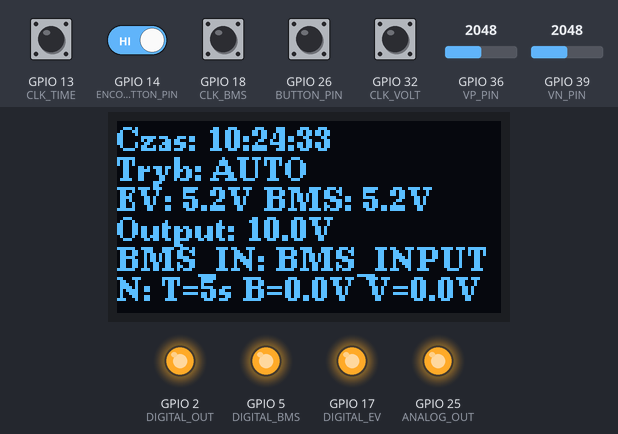
Bench run of a sketch on a simulated ESP32. On the bench: 128×64 one-colour display, output pins drawn as LEDs (lit = HIGH). The test bench sets the inputs (shaded band); at power-on: GPIO 13 (CLK_TIME), GPIO 14 (ENCODER_BUTTON_PIN), GPIO 18 (CLK_BMS), GPIO 26 (BUTTON_PIN), GPIO 32 (CLK_VOLT) HIGH, GPIO 36 (VP_PIN) = 2048, GPIO 39 (VN_PIN) = 2048. The local clock reads 2024-03-15 10:24:30 at power-on unless the sketch sets it.

Above: at 3.2 s.
3.3 s: GPIO 14 (ENCODER_BUTTON_PIN) driven LOW
At 4.8 s:
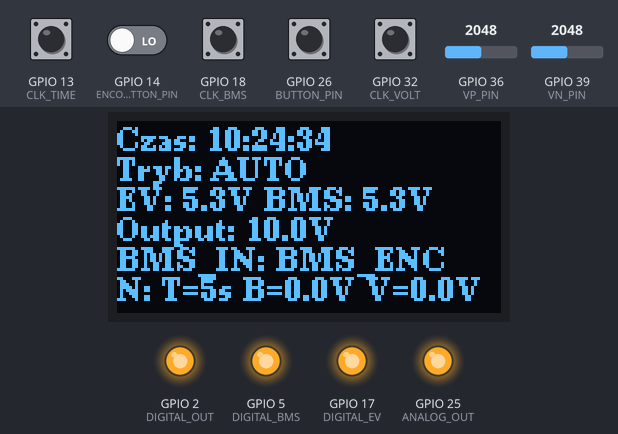
6.3 s: GPIO 26 (BUTTON_PIN) pulled LOW for 0.15 s
At 7.8 s:
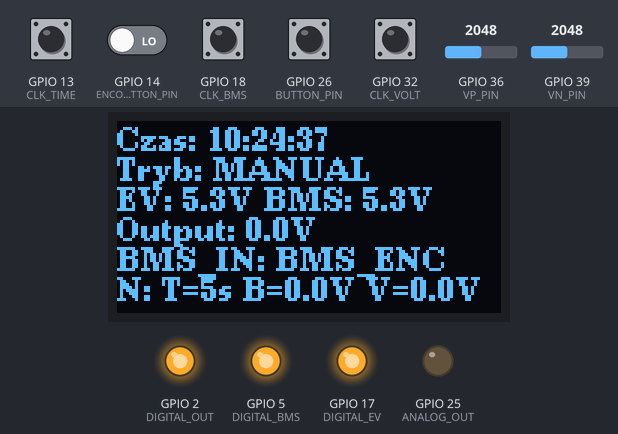
9.4 s: GPIO 36 (VP_PIN) set to 0
At 11.8 s:
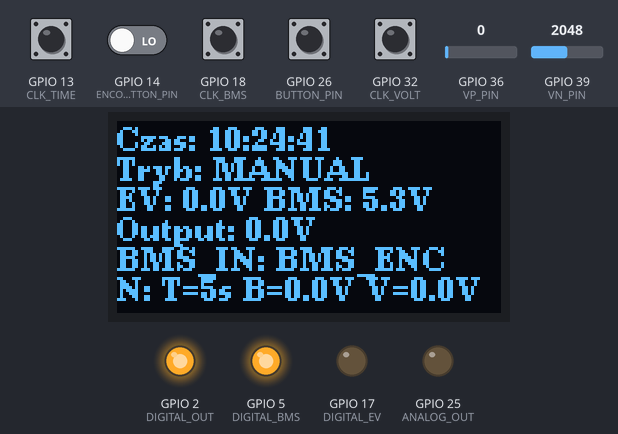
12.4 s: GPIO 39 (VN_PIN) set to 0
At 14.8 s:
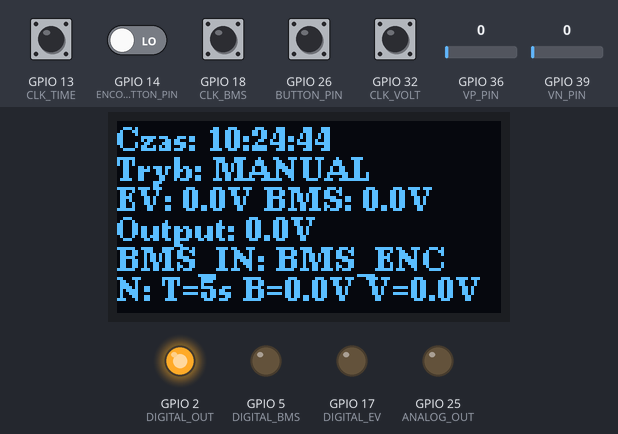
15.4 s: GPIO 36 (VP_PIN) set to 140
At 16.8 s:
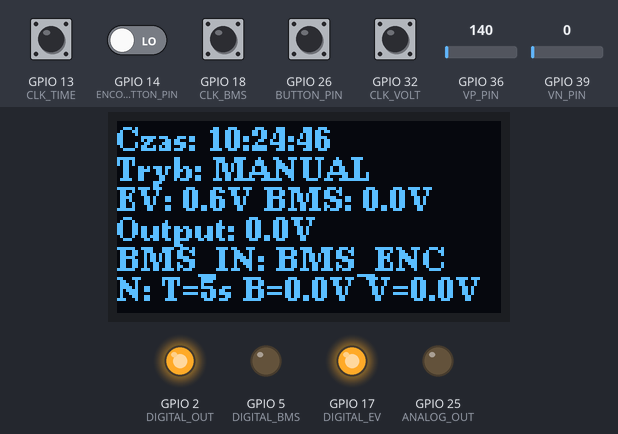
17.4 s: GPIO 26 (BUTTON_PIN) pulled LOW for 1 s
At 18.8 s:
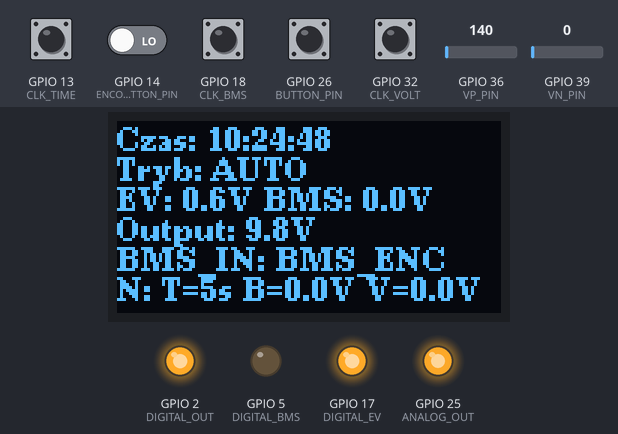
Timing chart, 0 to 20.4 s (numbered marks = the images above; inputs shaded):
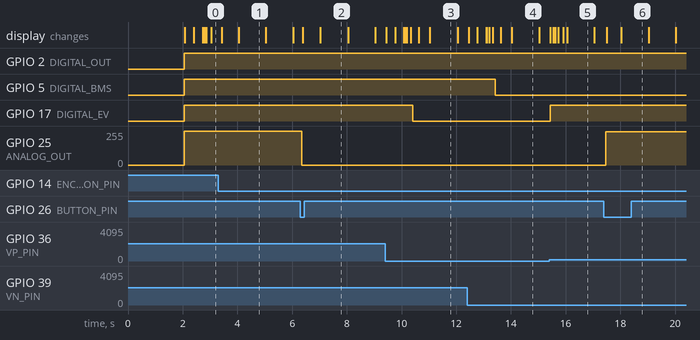

Measured:
- after the input at 3.3 s, GPIO 25 (ANALOG_OUT): 255/255 → 252/255 after 1.7 s; the display: first changes after 0.12 s (image 1 shows a later state)
- after the input at 6.3 s, GPIO 25 (ANALOG_OUT): 252/255 → 0/255 after 0.06 s; the display: first changes after 0.08 s (image 2 shows a later state)
- after the input at 9.4 s, GPIO 17 (DIGITAL_EV): HIGH → LOW after 1.0 s
- after the input at 12.4 s, GPIO 5 (DIGITAL_BMS): HIGH → LOW after 1.0 s
- after the input at 15.4 s, GPIO 17 (DIGITAL_EV): LOW → HIGH at once
- after the input at 17.4 s, GPIO 25 (ANALOG_OUT): 0/255 → 249/255 after 0.07 s; the display: first changes after 0.10 s (image 6 shows a later state)
- what the display in image 1 shows lasts 1.0 s, from 4.0 s to 5.0 s

The sketch:

main.ino
```cpp
#include <Arduino.h>
#include <Wire.h>
#include <U8g2lib.h>
#include <RTClib.h>
#include <esp_adc_cal.h>

//Definicje pinów zgodnie ze schematem
#define CLK_BMS 18
#define DT_BMS 19
#define CLK_VOLT 32
#define DT_VOLT 33
#define CLK_TIME 13
#define DT_TIME 15
#define BUTTON_PIN 26 // Pin przycisku enkodera
#define ENCODER_BUTTON_PIN 14 // Pin przycisku enkodera
#define ANALOG_OUT 25
#define VP_PIN 36 // VP (ADC0)
#define VN_PIN 39 // VN (ADC3)
#define DIGITAL_OUT 2 // wy dioda
#define DIGITAL_BMS 5 // BMS dioda
#define DIGITAL_EV 17 //EV dioda

// Zmienne dla enkoderów
volatile int counter_bms = 0;
volatile int counter_volt = 0;
volatile int index_time = 0;

float bms_value = 0.0;
float volt_value = 0.0;

int values_time[] = {5, 15, 30, 45, 60};

int lastStateCLK_BMS = LOW;
int lastStateCLK_VOLT = LOW;
int lastStateCLK_TIME = LOW;


// Zmienne obsługi przycisku
bool buttonState = HIGH; // Aktualny stan przycisku
bool lastButtonState = HIGH; // Poprzedni stan przycisku
unsigned long lastDebounceTime = 0; // Czas ostatniego odczytu przycisku
const unsigned long debounceDelay = 50; // Opóźnienie dla eliminacji drgań styków

// Zmienne obsługi przycisku
bool buttonState1 = HIGH; // Aktualny stan przycisku
bool lastButtonState1 = HIGH; // Poprzedni stan przycisku
unsigned long lastDebounceTime1 = 0; // Czas ostatniego odczytu przycisku
const unsigned long debounceDelay1 = 50; // Opóźnienie dla eliminacji drgań styków


// OLED
U8G2_SH1106_128X64_NONAME_F_HW_I2C u8g2(U8G2_R0, /* reset=*/ U8X8_PIN_NONE);

// RTC
RTC_DS1307 rtc; // Obiekt RTC

// Tryb pracy
enum Mode { AUTOMATIC, MANUAL };
Mode currentMode = AUTOMATIC; // Domyślny tryb

// Tryby źródeł wartości
enum ValueSource { BMS_INPUT, BMS_ENCODER };
ValueSource currentValueSource = BMS_INPUT; // Domyślny tryb


// Kalibracja ADC
const float VREFS[] = {0.0, 1.1, 2.2, 3.3}; // Napięcia referencyjne (V)
const uint32_t ADC_POINTS[] = {0, 1370, 2740, 4095}; // Wartości ADC dla kalibracji

// Eksponencjalne wygładzanie
float filteredVP = 0.0;
float filteredVN = 0.0;
const float ALPHA = 0.1; // Współczynnik wygładzania

float targetValvePosition = 8.0; // Celowa wartość otwarcia zaworu (80%)
float outputVoltage = 10.0;      // Początkowa wartość wyjściowa (maksymalna)
unsigned long lastAdjustmentTime = 0;

static unsigned long previousMillis = 0; // Czas ostatniego wykonania kodu opóźnienia
const unsigned long interval = 100;      // Interwał czasowy (100 ms)

// Korekta offsetu dla dolnych, średnich i górnych wartości
float applyOffsetCorrection(float voltage) {

  if (voltage > 0.0 && voltage <= 2.7) {
    return voltage + 0.1; // Korekta dla dolnego zakresu

  } else if (voltage > 2.7 && voltage <= 3.0) {
    return voltage - 0.05; // Korekta dla górnego zakresu
  }
  else if (voltage > 3.0 && voltage <= 3.05) {
    return voltage - 0.1; // Korekta dla górnego zakresu
  }
   else if (voltage > 3.05 && voltage <= 3.1) {
    return voltage - 0.2; // Korekta dla górnego zakresu
  }
   else if (voltage > 3.1 && voltage <= 3.14){
    return voltage - 0.3; // Korekta dla górnego zakresu
  }
  return voltage; // Bez korekcji poza zakresem
}

// Funkcja interpolacji kawałkowej
float interpolateVoltage(uint32_t adc_reading) {
  for (int i = 0; i < 3; i++) {
    if (adc_reading >= ADC_POINTS[i] && adc_reading <= ADC_POINTS[i + 1]) {
      // Oblicz współczynnik skalowania w bieżącym zakresie
      float slope = (VREFS[i + 1] - VREFS[i]) / (ADC_POINTS[i + 1] - ADC_POINTS[i]);
      return VREFS[i] + slope * (adc_reading - ADC_POINTS[i]);
    }
  }
  // Zabezpieczenie przed wartościami poza zakresem
  return adc_reading < ADC_POINTS[0] ? VREFS[0] : VREFS[3];
}

float applyExponentialSmoothing(float currentValue, float previousValue, float alpha) {
  return alpha * currentValue + (1 - alpha) * previousValue;
}

// Funkcja zmiany trybu
void changeMode() {
  currentMode = (currentMode == AUTOMATIC) ? MANUAL : AUTOMATIC;
}


//Funkcja obsługi enkodera BMS
void IRAM_ATTR handleEncoderBMS() {
  int currentStateCLK = digitalRead(CLK_BMS);
  if (currentStateCLK != lastStateCLK_BMS && currentStateCLK == HIGH) {
    if (digitalRead(DT_BMS) != currentStateCLK) {
      if (counter_bms < 100) counter_bms++;
    } else {
      if (counter_bms > 0) counter_bms--;
    }
    bms_value = counter_bms * 0.1;
  }
  lastStateCLK_BMS = currentStateCLK;
}

//Funkcja obsługi enkodera VOLT
void IRAM_ATTR handleEncoderVOLT() {
  int currentStateCLK = digitalRead(CLK_VOLT);
  if (currentStateCLK != lastStateCLK_VOLT && currentStateCLK == HIGH) {
    if (digitalRead(DT_VOLT) != currentStateCLK) {
      if (counter_volt < 100) counter_volt++;
    } else {
      if (counter_volt > 0) counter_volt--;
    }
    volt_value = counter_volt * 0.1;
  }
  lastStateCLK_VOLT = currentStateCLK;
}

//Funkcja obsługi enkodera TIME
void IRAM_ATTR handleEncoderTIME() {
  int currentStateCLK = digitalRead(CLK_TIME);
  if (currentStateCLK != lastStateCLK_TIME && currentStateCLK == HIGH) {
    if (digitalRead(DT_TIME) != currentStateCLK) {
      if (index_time < (sizeof(values_time) / sizeof(values_time[0]) - 1)) {
        index_time++;
      }
    } else {
      if (index_time > 0) {
        index_time--;
      }
    }
  }
  lastStateCLK_TIME = currentStateCLK;
}

void setup() {
  Serial.begin(115200);
  Wire.begin(21, 22); // SDA, SCL
  u8g2.begin();

  if (!rtc.begin()) {
    Serial.println("RTC nie znaleziono!");
    while (1);
  }

  if (!rtc.isrunning()) {
    rtc.adjust(DateTime(F(__DATE__), F(__TIME__))); // Ustawienie czasu na podstawie kompilacji
  }

  u8g2.clearBuffer();
  u8g2.setFont(u8g2_font_ncenB08_tr);
  u8g2.drawStr(0, 10, "Start programu!");
  u8g2.sendBuffer();
  delay(2000);

  pinMode(CLK_BMS, INPUT_PULLUP);
  pinMode(DT_BMS, INPUT_PULLUP);
  pinMode(CLK_VOLT, INPUT_PULLUP);
  pinMode(DT_VOLT, INPUT_PULLUP);
  pinMode(CLK_TIME, INPUT_PULLUP);
  pinMode(DT_TIME, INPUT_PULLUP);
  pinMode(BUTTON_PIN, INPUT_PULLUP);
  pinMode(ANALOG_OUT, OUTPUT);
  pinMode(ENCODER_BUTTON_PIN, INPUT_PULLUP); // Konfiguracja przycisku enkodera
  pinMode(DIGITAL_OUT, OUTPUT);
  pinMode(DIGITAL_BMS, OUTPUT);
  pinMode(DIGITAL_EV, OUTPUT);


  lastStateCLK_BMS = digitalRead(CLK_BMS);
  lastStateCLK_VOLT = digitalRead(CLK_VOLT);
  lastStateCLK_TIME = digitalRead(CLK_TIME);

  attachInterrupt(digitalPinToInterrupt(CLK_BMS), handleEncoderBMS, CHANGE);
  attachInterrupt(digitalPinToInterrupt(CLK_VOLT), handleEncoderVOLT, CHANGE);
  attachInterrupt(digitalPinToInterrupt(CLK_TIME), handleEncoderTIME, CHANGE);
}

void loop() {
    static unsigned long lastAdjustmentTime = 0; // Ostatni czas regulacji
    static bool firstRun = true; // Flaga dla pierwszego uruchomienia
    static bool lastButtonState = HIGH; // Poprzedni stan przycisku enkodera
    bool currentButtonState = digitalRead(ENCODER_BUTTON_PIN); // Odczyt stanu przycisku enkodera

    // Obsługa przycisku enkodera do zmiany trybu
    if (currentButtonState == LOW && lastButtonState == HIGH) { // Wciśnięcie przycisku
        delay(debounceDelay); // Eliminacja drgań styków
        if (digitalRead(ENCODER_BUTTON_PIN) == LOW) { // Potwierdzenie stanu
            currentValueSource = static_cast<ValueSource>((currentValueSource + 1) % 2); // Przełączenie trybu
        }
    }
    lastButtonState = currentButtonState;

    // Obsługa przycisku z eliminacją drgań styków
    bool reading = digitalRead(BUTTON_PIN);
    if (reading != lastButtonState1) {
        lastDebounceTime1 = millis();
    }
    if ((millis() - lastDebounceTime1) > debounceDelay1) {
        if (reading != buttonState1) {
            buttonState1 = reading;
            if (buttonState1 == LOW) { // Aktywacja na zboczu opadającym
                changeMode();
            }
        }
    }
    lastButtonState1 = reading;

    // Początkowy stan (100% mocy pompy)
    if (firstRun) {
        outputVoltage = 10.0; // Ustawienie na maksymalną moc
        firstRun = false;
    }

    // Odczyt wartości VP i VN
    uint32_t adcVP = analogRead(VP_PIN);
    uint32_t adcVN = analogRead(VN_PIN);

    // Interpolacja i korekta napięć
    float vpVoltage = applyOffsetCorrection(interpolateVoltage(adcVP));
    float vnVoltage = applyOffsetCorrection(interpolateVoltage(adcVN));

    // Wygładzanie sygnałów
    filteredVP = applyExponentialSmoothing(vpVoltage, filteredVP, ALPHA);
    filteredVN = applyExponentialSmoothing(vnVoltage, filteredVN, ALPHA);

    // Skalowanie napięć do 0-10 V
    float scaledVP = filteredVP * (10.0 / 3.3);
    float scaledVN = filteredVN * (10.0 / 3.3);

    // Ustawienie czasu regulacji na podstawie enkodera
    int adjustmentInterval = values_time[index_time];

    // Logika regulacji w trybie automatycznym
    if (currentMode == AUTOMATIC) {
        unsigned long currentMillis = millis();
        if (currentMillis - lastAdjustmentTime >= adjustmentInterval * 1000) { // Sprawdzenie interwału czasu
                // Priorytet sygnału BMS
                if (scaledVN >= 0.1 && currentValueSource == BMS_INPUT) {
                  outputVoltage = scaledVN; // Korzystaj z wartości BMS_INPUT, jeśli VN > 0
              } else if (bms_value >= 0.1 && currentValueSource == BMS_ENCODER) {
                  outputVoltage = bms_value; // W przeciwnym razie użyj enkodera
                }
             else {

                 if (scaledVP < outputVoltage) { // Jeśli położenie zaworu mniejsze niż zadane
                    outputVoltage = max(outputVoltage - 0.1, 0.0); // Zmniejsz napięcie
                } else if (scaledVP > outputVoltage) { // Jeśli położenie zaworu większe niż zadane
                    outputVoltage = min(outputVoltage + 0.1, 10.0); // Zwiększ napięcie
                }
                else if(scaledVP == outputVoltage){
                  outputVoltage = scaledVP;
                }
            }
            lastAdjustmentTime = currentMillis; // Aktualizacja czasu regulacji

        }
        // Aktualizacja PWM w trybie automatycznym
        int pwmValue1 = (outputVoltage / 10.0) * 255;
        analogWrite(ANALOG_OUT, pwmValue1);
    }

    if (currentMode == MANUAL) {
        // Wyjście PWM w trybie ręcznym
        int pwmValue = (volt_value / 10.0) * 255;
        analogWrite(ANALOG_OUT, pwmValue);
    }

    // Obsługa diod
    digitalWrite(DIGITAL_OUT, (outputVoltage > 0.1) ? HIGH : LOW); // Sygnalizacja wyjścia
    digitalWrite(DIGITAL_BMS, (scaledVN > 0.1) ? HIGH : LOW);      // Sygnalizacja BMS
    digitalWrite(DIGITAL_EV, (scaledVP > 0.1) ? HIGH : LOW);       // Sygnalizacja EV

    // Wyświetlanie na OLED
    DateTime now = rtc.now();
    u8g2.clearBuffer();
    u8g2.setCursor(0, 10);
    u8g2.printf("Czas: %02d:%02d:%02d", now.hour(), now.minute(), now.second());
    u8g2.setCursor(0, 20);
    u8g2.printf("Tryb: %s", currentMode == AUTOMATIC ? "AUTO" : "MANUAL");
    u8g2.setCursor(0, 30);
    u8g2.printf("EV: %.1fV BMS: %.1fV", scaledVP, scaledVN);
// Wyświetlanie wartości wyjściowej w zależności od trybu
if (currentMode == AUTOMATIC) {
    u8g2.setCursor(0, 40);
    u8g2.printf("Output: %.1fV", outputVoltage); // Wyjście w trybie automatycznym
} else if (currentMode == MANUAL) {
    u8g2.setCursor(0, 40);
    u8g2.printf("Output: %.1fV", volt_value); // Wyjście w trybie manualnym
}
    u8g2.setCursor(0, 50);
    u8g2.printf("BMS_IN: %s", currentValueSource == BMS_INPUT ? "BMS_INPUT" : "BMS_ENC");
    u8g2.setCursor(0, 60);
    u8g2.printf("N: T=%ds B=%.1fV V=%.1fV", adjustmentInterval, bms_value, volt_value);
    u8g2.sendBuffer();


// Obsługa opóźnienia 100 ms bez blokowania
unsigned long currentMillis = millis();
if (currentMillis - previousMillis >= interval) {
    previousMillis = currentMillis;

}

}
```
